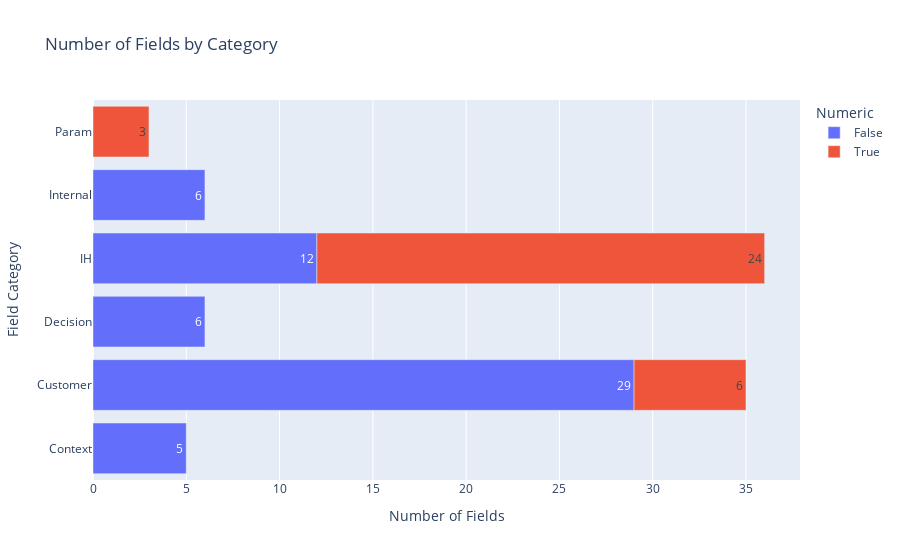

The cell this chart's notebook holds for it:
### Code cell
category_counts = (
    hds_data_dictionary
    .group_by("Category", "Numeric")
    .agg(Count=pl.len())
    .sort("Category")
)
fig = px.bar(
    category_counts, #.to_dict(as_series=False),
    y="Category",
    x="Count",
    title="Number of Fields by Category",
    color="Numeric",
    text="Count",
    orientation="h",
)

fig.update_layout(
    yaxis_title="Field Category",
    xaxis_title="Number of Fields",
)

fig.show()

### Figure 1 — Plotly figure (JSON) as saved in the notebook; plotly's stock layout.template omitted (floating-point values rounded to 4 significant figures)
{"data": [{"hovertemplate": "Numeric=False<br>Count=%{text}<br>Category=%{y}<extra></extra>", "legendgroup": "False", "marker": {"color": "#636efa", "pattern": {"shape": ""}}, "name": "False", "orientation": "h", "showlegend": true, "text": [5.0, 29.0, 6.0, 12.0, 6.0], "textposition": "auto", "type": "bar", "x": [5, 29, 6, 12, 6], "xaxis": "x", "y": ["Context", "Customer", "Decision", "IH", "Internal"], "yaxis": "y"}, {"hovertemplate": "Numeric=True<br>Count=%{text}<br>Category=%{y}<extra></extra>", "legendgroup": "True", "marker": {"color": "#EF553B", "pattern": {"shape": ""}}, "name": "True", "orientation": "h", "showlegend": true, "text": [6.0, 24.0, 3.0], "textposition": "auto", "type": "bar", "x": [6, 24, 3], "xaxis": "x", "y": ["Customer", "IH", "Param"], "yaxis": "y"}], "layout": {"barmode": "relative", "legend": {"title": {"text": "Numeric"}, "tracegroupgap": 0}, "title": {"text": "Number of Fields by Category"}, "xaxis": {"anchor": "y", "domain": [0, 1], "title": {"text": "Number of Fields"}}, "yaxis": {"anchor": "x", "domain": [0, 1], "title": {"text": "Field Category"}}}}
